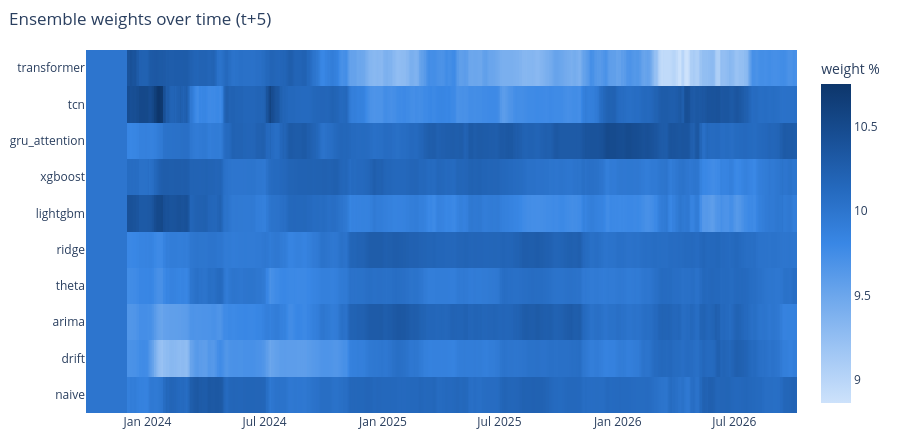

This figure's notebook cell:
### Markdown cell above
## 6 · Online forecast combination (ensemble)

For each origin and horizon, each model is weighted by the inverse of its **trailing squared error, using only outcomes that had already been realised** at that origin (`pos_j + h ≤ pos_i`), sharpened (power 2) and shrunk 15 % toward equal weights. Evaluation weights therefore equal deployable weights — no look-ahead. A unit test destroys all unrealised outcomes and verifies the weights do not change.

### Code cell
plots.weights_heatmap(bt, oof, 5).show()
avg_w = pd.DataFrame(oof.weights[:, 4, :], columns=oof.names, index=bt.dates)
corr_p = pd.DataFrame({m: bt.preds[m][:, 4] for m in bt.preds if m not in ("naive",)}).corr()
fig, ax = plt.subplots(1, 2, figsize=(14, 4.6))
avg_w.mean().sort_values().mul(100).plot.barh(ax=ax[0], color=BLUE); ax[0].set_xlabel("average ensemble weight (%)"); ax[0].set_title("Average weights, t+5")
sns.heatmap(corr_p, annot=True, fmt=".2f", cmap=DIVERGING, center=0, vmin=-1, vmax=1, ax=ax[1], cbar=False, annot_kws={"size": 8})
ax[1].set_title("Correlation of out-of-sample forecasts (diversity), t+5")
plt.tight_layout(); shw("16_ensemble_weights_diversity")

### Figure 1 — Plotly figure (JSON) as saved in the notebook; plotly's stock layout.template omitted (floating-point values rounded to 4 significant figures; data arrays with more than 128 entries replaced by an {"elided": "..."} marker saying what was removed)
{"data": [{"colorbar": {"title": {"text": "weight %"}}, "colorscale": [[0.0, "#cde2fb"], [0.1667, "#9ec5f4"], [0.3333, "#6da7ec"], [0.5, "#3987e5"], [0.6667, "#256abf"], [0.8333, "#184f95"], [1.0, "#0d366b"]], "hovertemplate": "%{y} · %{x|%Y-%m-%d}: %{z:.1f}%<extra></extra>", "type": "heatmap", "x": {"elided": "756 str values"}, "y": ["naive", "drift", "arima", "theta", "ridge", "lightgbm", "xgboost", "gru_attention", "tcn", "transformer"], "z": {"elided": "10x756 float values"}}], "layout": {"font": {"size": 12}, "height": 440, "hovermode": "x unified", "legend": {"orientation": "h", "x": 0, "y": 1.04}, "margin": {"b": 10, "l": 10, "r": 10, "t": 50}, "title": {"text": "Ensemble weights over time (t+5)", "x": 0.01}, "xaxis": {"gridcolor": "rgba(128,128,128,0.18)", "zeroline": false}, "yaxis": {"gridcolor": "rgba(128,128,128,0.18)", "zeroline": false}}}
